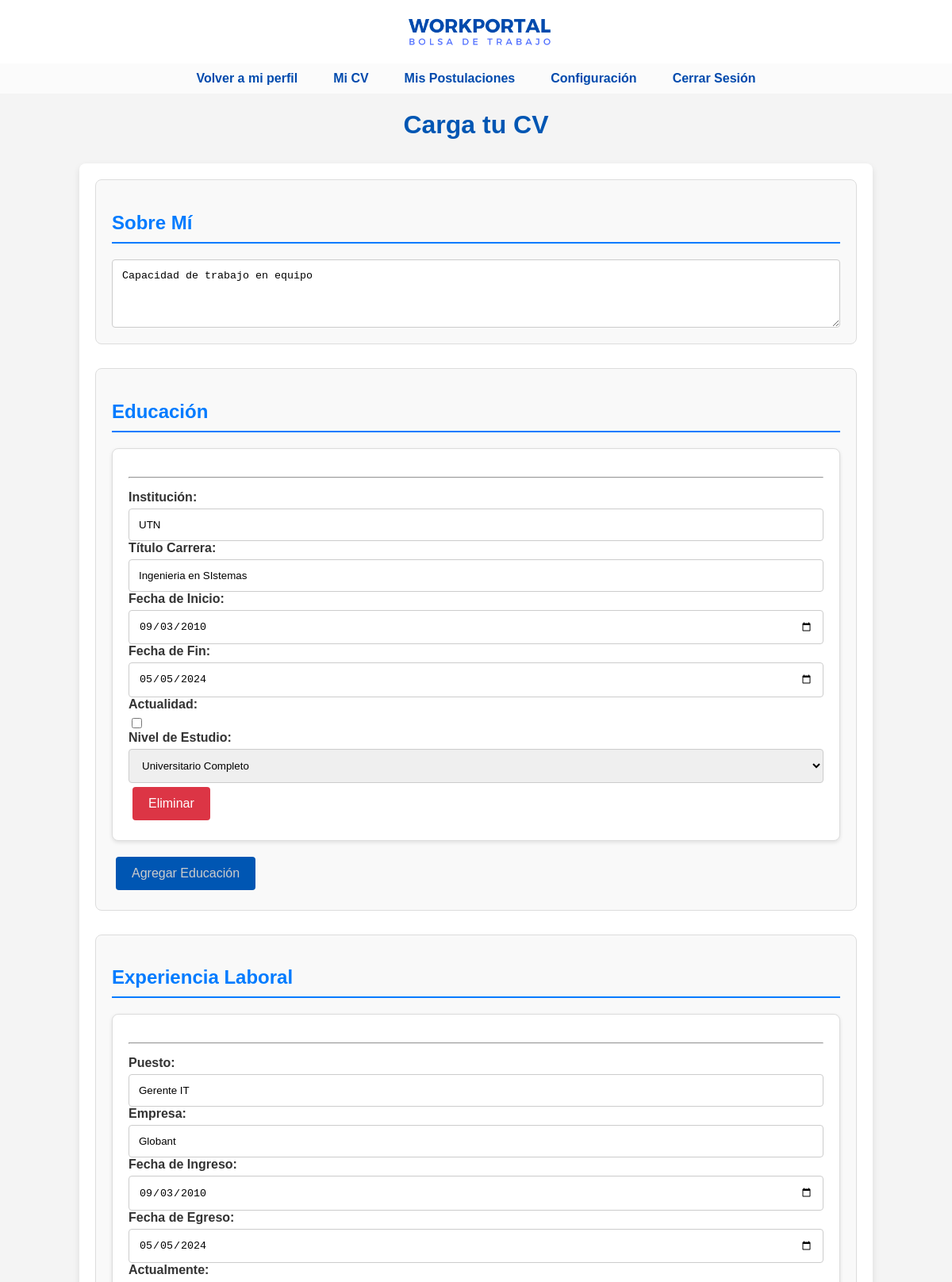
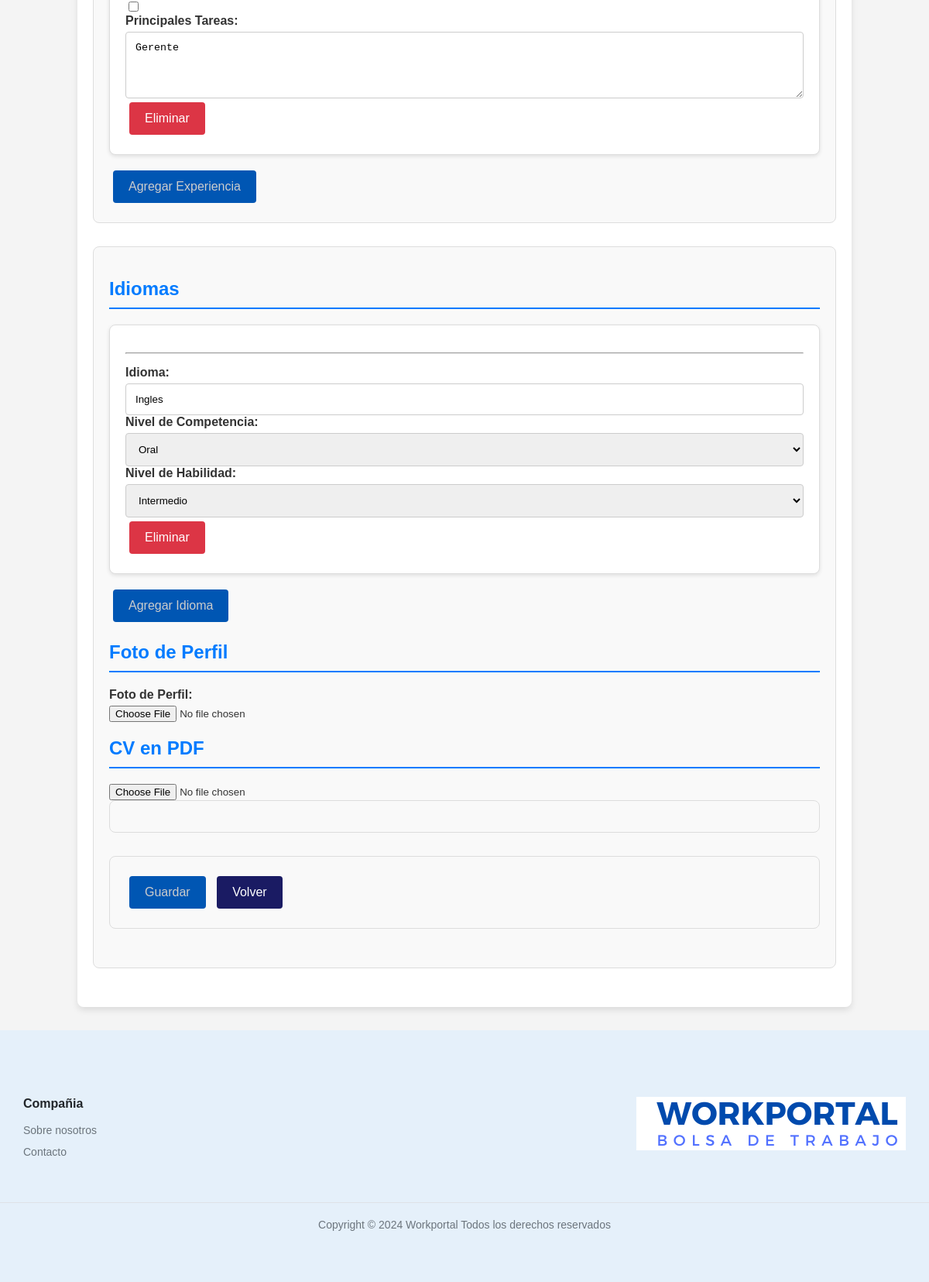
/cv_postulantes.php (signed in), run on the app's committed database (2 pictures, top to bottom).
### tables this page shows
CREATE TABLE `usuarios` (
  `id_usuario` int(11) NOT NULL,
  `nombre` varchar(255) NOT NULL,
  `correo_electronico` varchar(255) NOT NULL,
  `contrasena` varchar(255) NOT NULL,
  `apellido` varchar(255) DEFAULT NULL,
  `dni` varchar(20) DEFAULT NULL,
  `localidad` varchar(255) DEFAULT NULL,
  `provincia` varchar(255) DEFAULT NULL,
  `pais` varchar(255) DEFAULT NULL,
  `telefono` varchar(20) DEFAULT NULL,
  `token` varchar(255) DEFAULT NULL,
  `foto_perfil` varchar(255) DEFAULT 'img/sinfoto.png',
  `sobre_mi` text DEFAULT NULL,
  `cv_pdf` varchar(255) DEFAULT NULL
);

CREATE TABLE `educacion` (
  `id_educacion` int(11) NOT NULL,
  `id_usuario` int(11) NOT NULL,
  `institucion` varchar(255) NOT NULL,
  `titulo_carrera` varchar(255) NOT NULL,
  `fecha_inicio` date NOT NULL,
  `fecha_fin` date DEFAULT NULL,
  `actualidad` tinyint(1) DEFAULT 0,
  `nivel_estudio` enum('primaria completa','primaria incompleta','secundario completo','secundario incompleto','terciario completo','terciario incompleto','universitario completo','universitario incompleto') NOT NULL,
  `id_cv` int(11) DEFAULT NULL
);

CREATE TABLE `experiencia_laboral` (
  `id_experiencia` int(11) NOT NULL,
  `id_usuario` int(11) NOT NULL,
  `puesto` varchar(255) NOT NULL,
  `empresa` varchar(255) NOT NULL,
  `fecha_inicio` date NOT NULL,
  `fecha_fin` date DEFAULT NULL,
  `actualidad` tinyint(1) DEFAULT 0,
  `tareas` text DEFAULT NULL
);

CREATE TABLE `idiomas` (
  `id_idioma` int(11) NOT NULL,
  `id_usuario` int(11) DEFAULT NULL,
  `idioma` varchar(100) DEFAULT NULL,
  `nivel_competencia` enum('oral','escrito','nativo') DEFAULT NULL,
  `nivel_habilidad` enum('básico','intermedio','experto') DEFAULT NULL
);

### cv_postulantes.php (the view, shortened to what this page needs)
<?php
require_once "bd.php";
$id_usuario = $_SESSION['usuario']['id_usuario'];
$educacion = [];
$experiencia = [];
$idiomas = [];
$sobre_mi = '';
if ($conexion) {
    $sql = "SELECT sobre_mi FROM usuarios WHERE id_usuario = ?";
    $stmt = $conexion->prepare($sql);
    $stmt->execute([$id_usuario]);
    $result = $stmt->fetch(PDO::FETCH_ASSOC);
    $sobre_mi = $result['sobre_mi'] ?? '';
    $sql = "SELECT * FROM educacion WHERE id_usuario = ?";
    $stmt = $conexion->prepare($sql);
    $stmt->execute([$id_usuario]);
    $educacion = $stmt->fetchAll(PDO::FETCH_ASSOC);
    $sql = "SELECT * FROM experiencia_laboral WHERE id_usuario = ?";
    $stmt = $conexion->prepare($sql);
    $stmt->execute([$id_usuario]);
    $experiencia = $stmt->fetchAll(PDO::FETCH_ASSOC);
    $sql = "SELECT * FROM idiomas WHERE id_usuario = ?";
    $stmt = $conexion->prepare($sql);
    $stmt->execute([$id_usuario]);
    $idiomas = $stmt->fetchAll(PDO::FETCH_ASSOC);
} else {
    die("La conexión a la base de datos falló.");
}
?>
</head>
<!DOCTYPE html>
<html lang="es">
<head>
    <link rel="stylesheet" href="styles/styles_cargar_cv.css">
</head>
<body>
    <header>
    <?php include 'templates/header.php'; ?>
    <nav>
        <a href="perfil_postulante.php">Volver a mi perfil</a>
        <a href="cv_postulantes.php">Mi CV</a>
        <a href="mis_postulaciones.php">Mis Postulaciones</a>
        <a href="#">Configuración</a>
        <a href="cerrar_sesion_postulante.php">Cerrar Sesión</a>
    </header>
    <main>
        <h1>Carga tu CV </h1>
        <div class="container">
            <form action="procesar_cv.php" method="POST" enctype="multipart/form-data">
                <div class="form-section">
                    <h2>Sobre Mí</h2>
                    <textarea name="sobre_mi" rows="4" required><?php echo htmlspecialchars($sobre_mi); ?></textarea>
                </div>
                <div class="form-section">
                    <h2>Educación</h2>
                    <div id="educacion-container">
                        <?php foreach ($educacion as $edu): ?>
                            <div class="educacion-item">
                                <hr>
                                <label>Institución:</label>
                                <input type="text" name="institucion[]" value="<?php echo htmlspecialchars($edu['institucion']); ?>" required>
                                <label>Título Carrera:</label>
                                <input type="text" name="titulo_carrera[]" value="<?php echo htmlspecialchars($edu['titulo_carrera']); ?>" required>
                                <label>Fecha de Inicio:</label>
                                <input type="date" name="fecha_inicio[]" value="<?php echo htmlspecialchars($edu['fecha_inicio']); ?>" required>
                                <label>Fecha de Fin:</label>
                                <input type="date" name="fecha_fin[]" value="<?php echo htmlspecialchars($edu['fecha_fin']); ?>">
                                <label>Actualidad:</label>
                                <input type="checkbox" name="actualidad[]" <?php echo $edu['actualidad'] ? 'checked' : ''; ?>>
                                <label>Nivel de Estudio:</label>
                                <select name="nivel_estudio[]" required>
                                    <option value="universitario completo" <?php echo $edu['nivel_estudio'] === 'universitario completo' ? 'selected' : ''; ?>>Universitario Completo</option>
                                </select>
                                <button type="button" class="delete-button" onclick="eliminarEducacion(this)">Eliminar</button>
                            </div>
                        <?php endforeach; ?>
                    </div>
                    <button type="button" onclick="agregarEducacion()">Agregar Educación</button>
                </div>
                <div class="form-section">
                    <h2>Experiencia Laboral</h2>
                    <div id="experiencia-container">
                        <?php foreach ($experiencia as $exp): ?>
                            <div class="experiencia-item">
                                <hr>
                                <label>Puesto:</label>
                                <input type="text" name="puesto[]" value="<?php echo htmlspecialchars($exp['puesto']); ?>" required>
                                <label>Empresa:</label>
                                <input type="text" name="empresa[]" value="<?php echo htmlspecialchars($exp['empresa']); ?>" required>
                                <label>Fecha de Ingreso:</label>
                                <input type="date" name="fecha_inicio[]" value="<?php echo htmlspecialchars($exp['fecha_inicio']); ?>" required>
                                <label>Fecha de Egreso:</label>
                                <input type="date" name="fecha_fin[]" value="<?php echo htmlspecialchars($exp['fecha_fin']); ?>">
                                <label>Actualmente:</label>
                                <input type="checkbox" name="actualidad[]" <?php echo $exp['actualidad'] ? 'checked' : ''; ?>>
                                <label>Principales Tareas:</label>
                                <textarea name="tareas[]" rows="4" required><?php echo htmlspecialchars($exp['tareas']); ?></textarea>
                                <button type="button" class="delete-button" onclick="eliminarExperiencia(this)">Eliminar</button>
                            </div>
                        <?php endforeach; ?>
                    </div>
                    <button type="button" onclick="agregarExperiencia()">Agregar Experiencia</button>
                </div>
                <div class="form-section">
                    <h2>Idiomas</h2>
                    <div id="idioma-container">
                        <?php foreach ($idiomas as $idioma): ?>
                            <div class="idioma-item">
                                <hr>
                                <label>Idioma:</label>
                                <input type="text" name="idioma[]" value="<?php echo htmlspecialchars($idioma['idioma']); ?>" required>
                                <label>Nivel de Competencia:</label>
                                <select name="nivel_competencia[]" required>
                                    <option value="oral" <?php echo $idioma['nivel_competencia'] === 'oral' ? 'selected' : ''; ?>>Oral</option>
                                </select>
                                <label>Nivel de Habilidad:</label>
                                <select name="nivel_habilidad[]" required>
                                    <option value="intermedio" <?php echo $idioma['nivel_habilidad'] === 'intermedio' ? 'selected' : ''; ?>>Intermedio</option>
                                </select>
                                <button type="button" class="delete-button" onclick="eliminarIdioma(this)">Eliminar</button>
                            </div>
                        <?php endforeach; ?>
                    </div>
                    <button type="button" onclick="agregarIdioma()">Agregar Idioma</button>
                    <h2>Foto de Perfil</h2>
                    <label for="foto_perfil">Foto de Perfil:</label>
                    <input type="file" id="foto_perfil" name="foto_perfil">
                    <h2>CV en PDF</h2>
                    <input type="file" id="cv_pdf" name="cv_pdf" accept="application/pdf" >
                <div class="form-section">
    </div>
                <div class="form-section">
                    <button type="submit">Guardar</button>
                    <button type="button" class=btn-secondary onclick="window.location.href='perfil_postulante.php'">Volver</button>
                </div>
            </form>
        </div>
    </main>
    <footer><?php include 'templates/footer.php'; ?></footer>
</body>
</html>

### styles/styles_cargar_cv.css (style rules this page uses)
body { font-family: 'Arial', sans-serif; background-color: #f4f4f4; color: #333; margin: 0; padding: 0; }
nav { background-color: #ffffffad; padding: 10px; display: flex; justify-content: center; align-items: center; gap: 15px; }
nav a { color: #004aad; text-decoration: none; margin: 0 15px; font-size: 1rem; font-weight: bold; }
.container { width: 80%; max-width: 1200px; margin: 30px auto; padding: 20px; background: #fff; border-radius: 8px; box-shadow: 0 4px 8px rgba(0,0,0,0.1); }
h1 { color: #0056b3; text-align: center; }
.form-section { margin-bottom: 30px; padding: 20px; border: 1px solid #ddd; border-radius: 8px; background: #f9f9f9; }
.form-section h2 { font-size: 1.5em; color: #007BFF; border-bottom: 2px solid #007BFF; padding-bottom: 10px; margin-bottom: 20px; }
label { display: block; margin-bottom: 5px; font-weight: bold; }
input[type="text"], input[type="date"], select, textarea { width: 100%; padding: 12px; border: 1px solid #ccc; border-radius: 4px; box-sizing: border-box; }
button { padding: 12px 20px; border: none; border-radius: 4px; cursor: pointer; font-size: 1em; margin: 5px; transition: background-color 0.3s ease; background-color: #0056b3; color: #ccc; }
.btn-secondary { background-color: #1a1b63; color: #fff; }
.delete-button { background-color: #dc3545; color: #fff; }
.educacion-item, .experiencia-item, .idioma-item { border: 1px solid #ddd; border-radius: 8px; padding: 20px; margin-bottom: 15px; background-color: #fff; box-shadow: 0 2px 5px rgba(0,0,0,0.1); }
.educacion-item hr, .experiencia-item hr, .idioma-item hr { margin: 15px 0; }

### styles/header.css (style rules this page uses)
body { font-family: Arial, sans-serif; margin: 0; padding: 0; box-sizing: border-box; }

### styles/footer.css (style rules this page uses)
body { font-family: 'Arial', sans-serif; margin: 0; padding: 0; box-sizing: border-box; }

### data on the page
usuarios: sobre_mi "Capacidad de trabajo en equipo"
educacion: institucion "UTN", titulo_carrera "Ingenieria en SIstemas", fecha_inicio "09/03/2010", fecha_fin "05/05/2024", nivel_estudio "Universitario Completo"
experiencia_laboral: puesto "Gerente IT", empresa "Globant", fecha_inicio "09/03/2010", fecha_fin "05/05/2024", tareas "Gerente"
idiomas: idioma "Ingles", nivel_competencia "Oral", nivel_habilidad "Intermedio"
